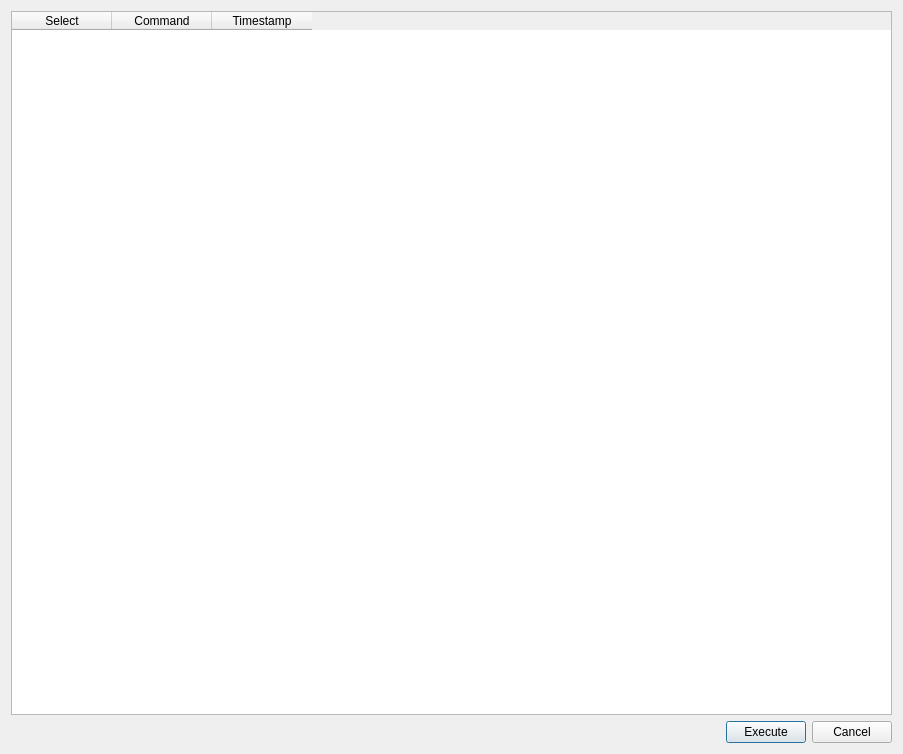
<?xml version="1.0" encoding="UTF-8"?>
<ui version="4.0">
 <class>Dialog</class>
 <widget class="QDialog" name="Dialog">
  <property name="geometry">
   <rect>
    <x>0</x>
    <y>0</y>
    <width>903</width>
    <height>754</height>
   </rect>
  </property>
  <property name="windowTitle">
   <string>History</string>
  </property>
  <property name="windowIcon">
   <iconset>
    <normaloff>pypordb/8027068_splash.png</normaloff>pypordb/8027068_splash.png</iconset>
  </property>
  <layout class="QGridLayout" name="gridLayout">
   <item row="0" column="0">
    <layout class="QVBoxLayout" name="verticalLayout">
     <item>
      <widget class="QTableWidget" name="tableWidgetHistory">
       <property name="sortingEnabled">
        <bool>true</bool>
       </property>
       <column>
        <property name="text">
         <string>Select</string>
        </property>
       </column>
       <column>
        <property name="text">
         <string>Command</string>
        </property>
       </column>
       <column>
        <property name="text">
         <string>Timestamp</string>
        </property>
       </column>
      </widget>
     </item>
     <item>
      <layout class="QHBoxLayout" name="horizontalLayout">
       <item>
        <spacer name="horizontalSpacer">
         <property name="orientation">
          <enum>Qt::Horizontal</enum>
         </property>
         <property name="sizeHint" stdset="0">
          <size>
           <width>668</width>
           <height>20</height>
          </size>
         </property>
        </spacer>
       </item>
       <item>
        <widget class="QPushButton" name="pushButtonGo">
         <property name="text">
          <string>Execute</string>
         </property>
        </widget>
       </item>
       <item>
        <widget class="QPushButton" name="pushButtonAbbrechen">
         <property name="text">
          <string>Cancel</string>
         </property>
        </widget>
       </item>
      </layout>
     </item>
    </layout>
   </item>
  </layout>
 </widget>
 <resources/>
 <connections/>
</ui>
